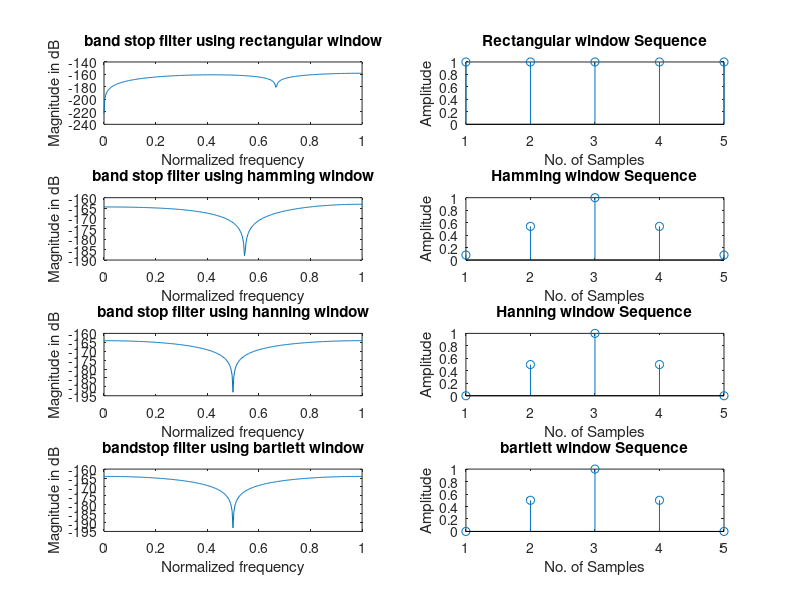

The MATLAB source for this figure:
clc;
clear all;
close all;
w1=input('enter lower cut off frequency');
w2=input('enter upper cut off frequency');
wc1=w1*pi;
wc2=w2*pi;
eps=0.001;
N = input('Enter the value of N=');
alpha = (N-1)/2;

n = 0:1:N-1;
hd = (sin(wc1*(n-alpha+eps))-sin(wc2*(n-alpha+eps))+sin(pi*(n-alpha)))./(pi*(n-alpha+eps));
wr = boxcar(N);
wh=hamming(N);
wn=hanning(N);
wt=bartlett(N);
hn = hd.*wr';
hn1=hd.*wh';
hn2=hd.*wn';
hn3=hd.*wt';
w = 0:0.01:pi;
h = freqz(hn,1,w);
h1 = freqz(hn1,1,w);
h2 = freqz(hn2,1,w);
h3=freqz(hn3,1,w);
subplot(4,2,1);
plot(w/pi,10*log10(abs(h)));
title('band stop filter using rectangular window');
xlabel('Normalized frequency');
ylabel('Magnitude in dB');
subplot(4,2,2);
stem(wr);
title('Rectangular window Sequence');
xlabel('No. of Samples');
ylabel('Amplitude');
subplot(4,2,3);
plot(w/pi,10*log10(abs(h1)));
title('band stop filter using hamming window');
xlabel('Normalized frequency');
ylabel('Magnitude in dB');
subplot(4,2,4);
stem(wh);
title('Hamming window Sequence');
xlabel('No. of Samples');
ylabel('Amplitude');
subplot(4,2,5);
plot(w/pi,10*log10(abs(h2)));
title('band stop filter using hanning window');
xlabel('Normalized frequency');
ylabel('Magnitude in dB');
subplot(4,2,6);
stem(wn);
title('Hanning window Sequence');
xlabel('No. of Samples');
ylabel('Amplitude');
subplot(4,2,7);
plot(w/pi,10*log10(abs(h2)));
title('bandstop filter using bartlett window');
xlabel('Normalized frequency');
ylabel('Magnitude in dB');
subplot(4,2,8);
stem(wt);
title('bartlett window Sequence');
xlabel('No. of Samples');
ylabel('Amplitude');

